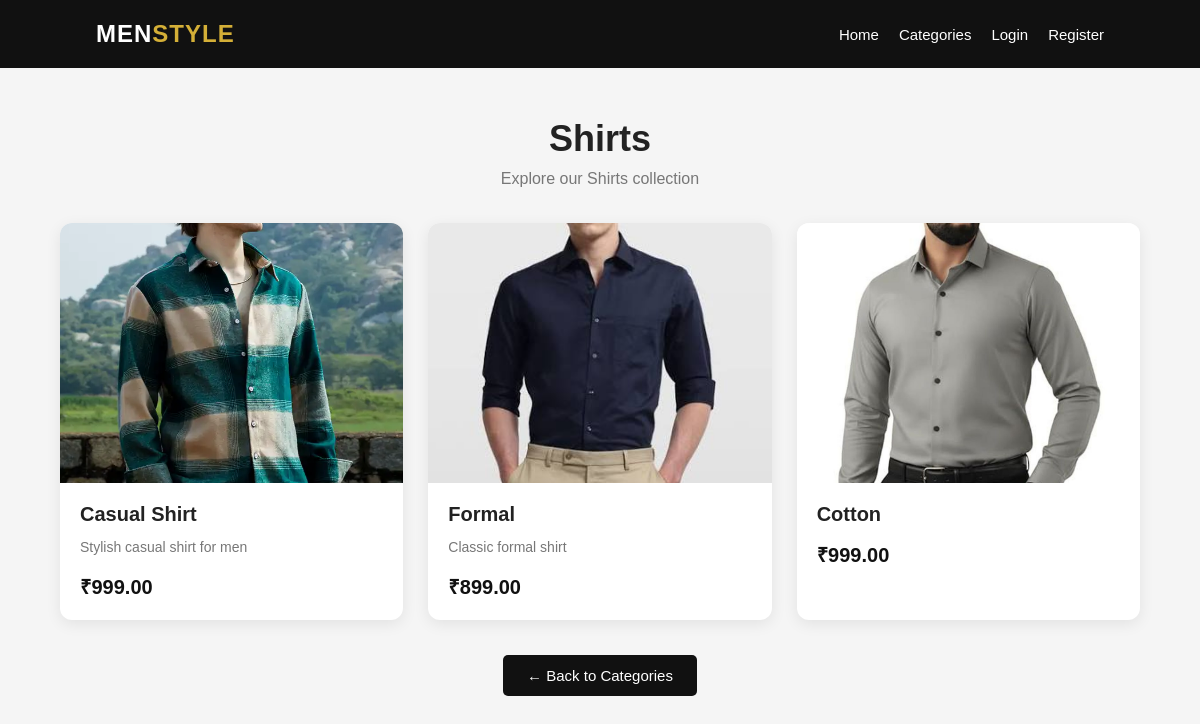
Page /category/1/ on the committed database.
### store/models.py (models this page shows, shortened)
class Category(models.Model):
    name = models.CharField(max_length=100)
    image = models.ImageField(
        upload_to='categories/',
        blank=True,
        null=True
    )

class Product(models.Model):
    category = models.ForeignKey(
        Category,
        on_delete=models.CASCADE,
        related_name='Products'
    )
    name = models.CharField(max_length=200)
    description = models.TextField(
        blank=True
    )
    price = models.DecimalField(
        max_digits=10,
        decimal_places=2
    )
    image = models.CharField(
        max_length=300,
        blank=True
    )

### store/views.py (the view)
def category_products(request, category_id):
    category = get_object_or_404(
        Category,
        id=category_id
    )
    products = Product.objects.filter(
        category=category
    )
    return render(
        request,
        'store/Products.html',
        {
            'category': category,
            'products': products
        }
    )

### store/templates/store/Products.html (shortened to what this page needs)
{% load static %}
<!doctype html>
<html lang="en">
  <head>
  </head>
  <body>
    <header class="header">
      <div class="logo">MEN<span>STYLE</span></div>
      <nav>
        <a href="{% url 'home' %}">Home</a>
        <a href="{% url 'home' %}#categories">Categories</a>
        {% if user.is_authenticated %}
        <span class="user-name"> Hi, {{ user.username }} </span>
        <a href="{% url 'logout' %}">Logout</a>
        {% else %}
        <a href="{% url 'login' %}">Login</a>
        <a href="{% url 'register' %}">Register</a>
        {% endif %}
      </nav>
    </header>
    <main class="products-container">
      <h1>{{ category.name }}</h1>
      <p class="products-subtitle">
        Explore our {{ category.name }} collection
      </p>
      <div class="product-grid">
        {% for product in products %}
        <div class="product-card">
          {% if product.image %}
          <img src="{% static product.image %}" alt="{{ product.name }}" />
          {% endif %}
          <div class="product-info">
            <h3>{{ product.name }}</h3>
            {% if product.description %}
            <p>{{ product.description }}</p>
            {% endif %}
            <div class="product-bottom">
              <span class="price"> ₹{{ product.price }} </span>
            </div>
          </div>
        </div>
        {% empty %}
        <div class="no-products">
          <h3>No Products Available</h3>
          <p>There are currently no products in this category.</p>
        </div>
        {% endfor %}
      </div>
      <a href="{% url 'home' %}" class="back-button">
        ← Back to Categories
      </a>
    </main>
  </body>
</html>

### store/templates/store/Products.html (style rules this page uses)
* { margin: 0; padding: 0; box-sizing: border-box; }
body { font-family: Arial, Helvetica, sans-serif; background: #f5f5f5; color: #222; }
.header { width: 100%; background: #111; color: white; padding: 20px 8%; display: flex; justify-content: space-between; align-items: center; }
.logo { font-size: 24px; font-weight: bold; letter-spacing: 1px; }
.logo span { color: #d4af37; }
.header nav { display: flex; align-items: center; flex-wrap: wrap; gap: 20px; }
.header a { color: white; text-decoration: none; font-size: 15px; }
.products-container { width: 90%; max-width: 1200px; margin: 50px auto; text-align: center; }
.products-container h1 { font-size: 36px; margin-bottom: 10px; }
.products-subtitle { color: #777; font-size: 16px; margin-bottom: 35px; }
.product-grid { display: grid; grid-template-columns: repeat(3, minmax(0, 1fr)); gap: 25px; margin-bottom: 35px; }
.product-card { background: white; border-radius: 12px; overflow: hidden; text-align: left; box-shadow: 0 4px 15px rgba(0, 0, 0, 0.08); transition: transform 0.3s, box-shadow 0.3s; }
.product-card img { width: 100%; height: 260px; object-fit: cover; display: block; }
.product-info { padding: 20px; }
.product-info h3 { font-size: 20px; margin-bottom: 10px; }
.product-info p { color: #777; font-size: 14px; line-height: 1.6; margin-bottom: 15px; }
.product-bottom { display: flex; align-items: center; justify-content: space-between; margin-top: 15px; }
.price { color: #111; font-size: 20px; font-weight: bold; }
.back-button { display: inline-block; padding: 12px 24px; background: #111; color: white; text-decoration: none; border-radius: 5px; font-size: 15px; transition: 0.3s; }

### rows in the picture
Category: name "Shirts"
Product: image (picture), name "Casual Shirt", description "Stylish casual shirt for men", price "999.00"
Product: image (picture), name "Formal", description "Classic formal shirt", price "899.00"
Product: image (picture), name "Cotton", price "999.00"
